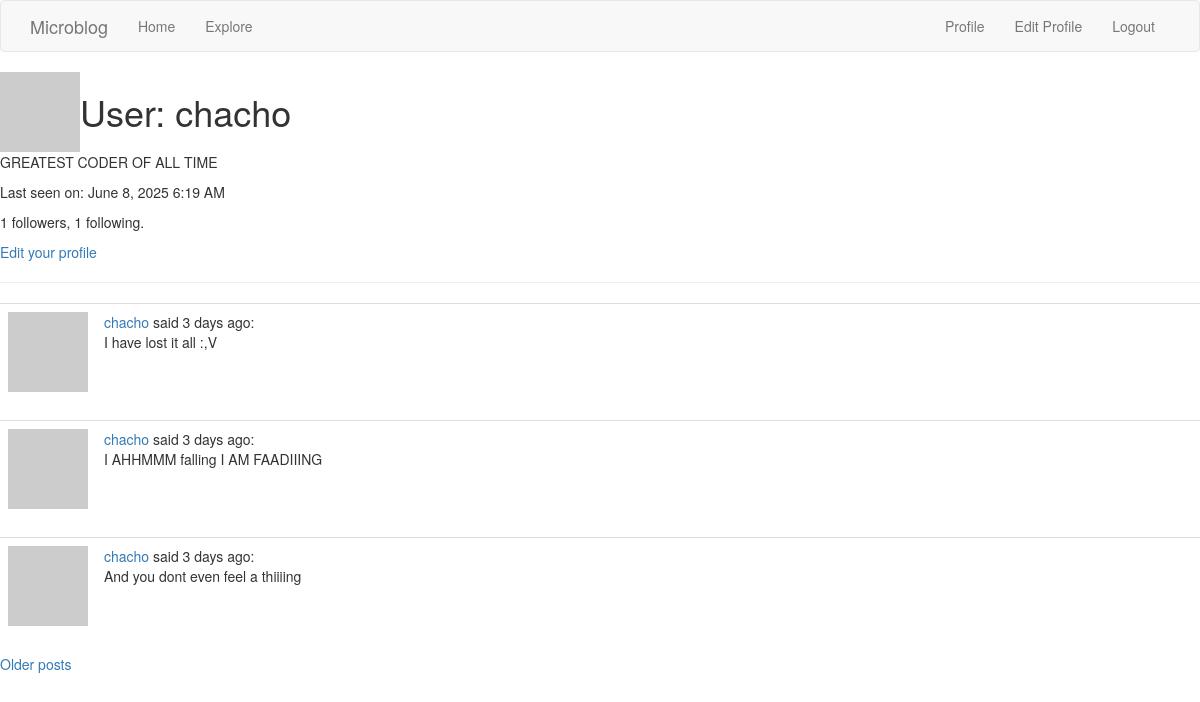
The page /user/chacho (signed in) on the database as committed earlier.
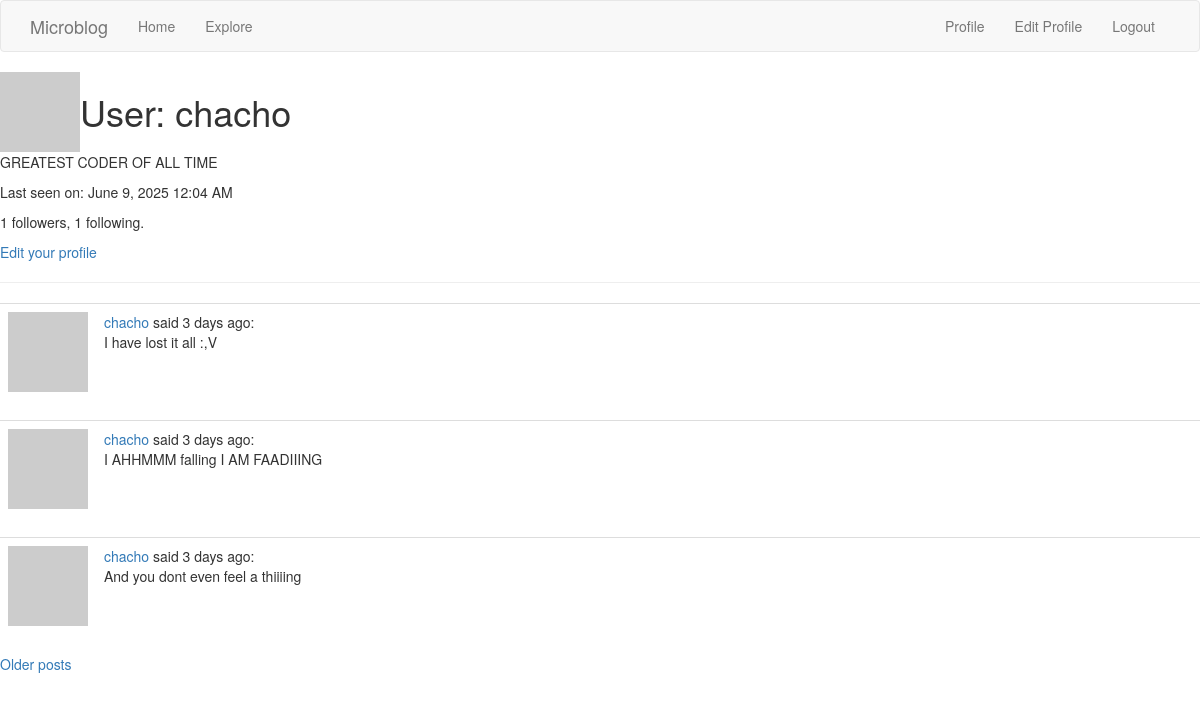
The same page on the database as committed later.
### app/models.py (models this page shows, shortened)
class User(UserMixin, db.Model):
    id: so.Mapped[int] = so.mapped_column(primary_key=True)
    username: so.Mapped[str] = so.mapped_column(sa.String(64), index=True,
                                                unique=True)
    email: so.Mapped[str] = so.mapped_column(sa.String(120), index=True,
                                             unique=True)
    password_hash: so.Mapped[Optional[str]] = so.mapped_column(sa.String(256))
    posts: so.WriteOnlyMapped['Post'] = so.relationship(
        back_populates='author')
    about_me: so.Mapped[Optional[str]] = so.mapped_column(sa.String(140))
    last_seen: so.Mapped[Optional[datetime]] = so.mapped_column(
        default=lambda: datetime.now(timezone.utc))
    followers = sa.Table(
    'followers',
    db.metadata,
    sa.Column('follower_id', sa.Integer, sa.ForeignKey('user.id'),
              primary_key=True),
    sa.Column('followed_id', sa.Integer, sa.ForeignKey('user.id'),
              primary_key=True)
    )
    following: so.WriteOnlyMapped['User'] = so.relationship(
        secondary=followers, primaryjoin=(followers.c.follower_id == id),
        secondaryjoin=(followers.c.followed_id == id),
        back_populates='followers')
    followers: so.WriteOnlyMapped['User'] = so.relationship(
        secondary=followers, primaryjoin=(followers.c.followed_id == id),
        secondaryjoin=(followers.c.follower_id == id),
        back_populates='following')
    def avatar(self, size):
        digest = md5(self.email.lower().encode('utf-8')).hexdigest()
        return f'https://www.gravatar.com/avatar/{digest}?d=identicon&s={size}'
    def followers_count(self):
        query = sa.select(sa.func.count()).select_from(
            self.followers.select().subquery())
        return db.session.scalar(query)
    def following_count(self):
        query = sa.select(sa.func.count()).select_from(
            self.following.select().subquery())
        return db.session.scalar(query)

class Post(db.Model):
    id: so.Mapped[int] = so.mapped_column(primary_key=True)
    body: so.Mapped[str] = so.mapped_column(sa.String(140))
    timestamp: so.Mapped[datetime] = so.mapped_column(
        index=True, default=lambda: datetime.now(timezone.utc))
    user_id: so.Mapped[int] = so.mapped_column(sa.ForeignKey(User.id),
                                               index=True)
    author: so.Mapped[User] = so.relationship(back_populates='posts')

### app/routes.py (the view)
@app.route('/user/<username>')
@login_required
def user(username):
    user = db.first_or_404(sa.select(User).where(User.username == username))
    page = request.args.get('page', 1, type=int)
    query = user.posts.select().order_by(Post.timestamp.desc())
    posts = db.paginate(query, page=page,
                        per_page=app.config['POSTS_PER_PAGE'],
                        error_out=False)
    next_url = url_for('user', username=user.username, page=posts.next_num) \
        if posts.has_next else None
    prev_url = url_for('user', username=user.username, page=posts.prev_num) \
        if posts.has_prev else None
    form = EmptyForm()
    return render_template('user.html', user=user, posts=posts.items,
                           next_url=next_url, prev_url=prev_url, form=form)

### app/models.py (called while the page is built)
@login.user_loader
def load_user(id):
    return db.session.get(User, int(id))

### app/routes.py (called while the page is built)
@app.before_request
def before_request():
    if current_user.is_authenticated:
        current_user.last_seen = datetime.now(timezone.utc)
        db.session.commit()

### app/templates/user.html (shortened to what this page needs)
{% extends "base.html" %}
{% block content %}
    <table>
        <tr valign="top">
            <td><img src="{{ user.avatar(128) }}"></td>
             <td><h1>User: {{ user.username }}</h1></td>
        </tr>
    </table>
        {% if user.about_me %}<p>{{ user.about_me }}</p>{% endif %}
         {% if user.last_seen %}
                <p>Last seen on: {{ moment(user.last_seen).format('LLL') }}</p>
                {% endif %}
        <p>{{ user.followers_count() }} followers, {{ user.following_count() }} following.</p>
        {% if user == current_user %}
        <p><a href="{{ url_for('edit_profile') }}">Edit your profile</a></p>
        {% endif %}
    <hr>
    {% for post in posts %}
        {% include '_post.html' %}
    {% endfor %}
    {% if next_url %}
    <a href="{{ next_url }}">Older posts</a>
    {% endif %}
{% endblock %}

### app/templates/base.html (shortened to what this page needs)
{% extends 'bootstrap/base.html' %}
{% block navbar %}
    <nav class="navbar navbar-default">
        <div class="container">
            <div class="navbar-header">
                <a class="navbar-brand" href="{{ url_for('index') }}">Microblog</a>
            </div>
            <div class="collapse navbar-collapse" id="bs-example-navbar-collapse-1">
                <ul class="nav navbar-nav">
                    <li><a href="{{ url_for('index') }}">Home</a></li>
                    <li><a href="{{ url_for('explore') }}">Explore</a></li>
                </ul>
                <ul class="nav navbar-nav navbar-right">
                    {% if current_user.is_anonymous %}
                    <li><a href="{{ url_for('login') }}">Login</a></li>
                    <li><a href="{{ url_for('register') }}">Click to Register!</a></li>
                    {% else %}
                    <li><a href="{{ url_for('user', username=current_user.username) }}">Profile</a></li>
                    {% if current_user.is_authenticated %}
                        <li><a href="{{ url_for('edit_profile') }}">Edit Profile</a></li>
                    {% endif %}
                    <li><a href="{{ url_for('logout') }}">Logout</a></li>
                    {% endif %}
                </ul>
            </div>
        </div>
    </nav>
{% endblock %}

### app/templates/_post.html
    <table class="table table-hover">
        <tr>
            <td width="70px">
                <a href="{{ url_for('user', username=post.author.username) }}">
                    <img src="{{ post.author.avatar(70) }}" />
                </a>
            </td>
            <td>
               <a href="{{ url_for('user', username=post.author.username) }}">
                    {{ post.author.username }}
                </a>
                said {{ moment(post.timestamp).fromNow() }}:
                <br>
                {{ post.body }}
            </td>
        </tr>
    </table>

Rows that differ between the two databases and show on the page:
changed User "chacho": last_seen "June 8, 2025 6:19 AM" → "June 9, 2025 12:04 AM"
